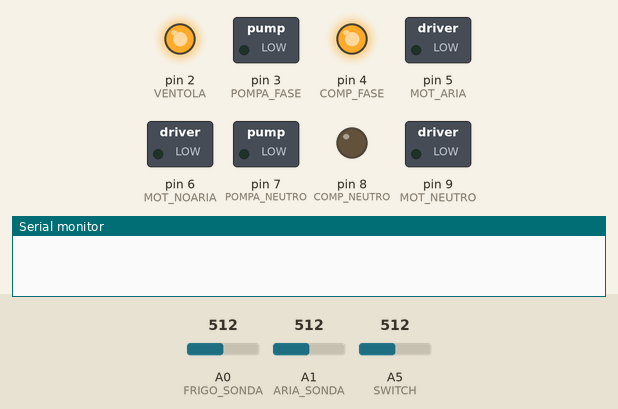
This sketch was run on a simulated Arduino Mega 2560, built with avr-gcc and run on an emulated ATmega2560. Parts: switched loads named in the sketch (green lamp = pin HIGH), output pins drawn as LEDs (lit = HIGH), the last lines printed to the serial monitor. Inputs (shaded band) come from the test bench; at power-on: A0 (FRIGO_SONDA) = 512, A1 (ARIA_SONDA) = 512, A5 (SWITCH) = 512.

Above: at 0.3 s.
At 10.1 s:
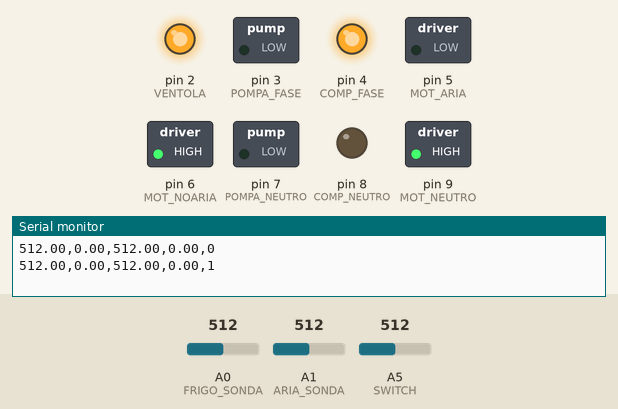
Timing chart, 0 to 11.6 s (numbered marks = the images above):
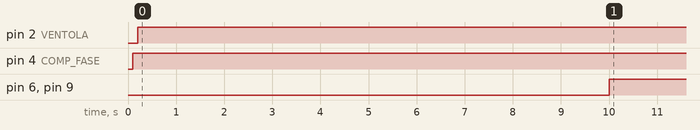

The sketch:

betty_v9.ino
```cpp
#include <Ewma.h>
#include <Controllino.h>

Ewma frigoRA(0.01);
Ewma ariaRA(0.01);

#define MOT_NEUTRO CONTROLLINO_D7
#define MOT_ARIA CONTROLLINO_D3
#define MOT_NOARIA CONTROLLINO_D4

#define COMP_FASE CONTROLLINO_D2
#define COMP_NEUTRO CONTROLLINO_D6

#define POMPA_FASE CONTROLLINO_D1
#define POMPA_NEUTRO CONTROLLINO_D5

#define VENTOLA CONTROLLINO_D0

#define SWITCH CONTROLLINO_A5
#define FRIGO_SONDA A0
#define ARIA_SONDA A1

#define MAX_TEMP 500


int S = 0;            //STATO MACCHINA
bool P = true;        //PRIMO INGRESSO
bool E = false;       //CONDIZIONE USCITA
unsigned long T = 0;  //TIMER UNIVERSALE
uint8_t C = 0;        //CONTATORE CICLI

void setup() {

  pinMode(MOT_NEUTRO, OUTPUT);
  pinMode(MOT_ARIA, OUTPUT);
  pinMode(MOT_NOARIA, OUTPUT);
  pinMode(COMP_FASE, OUTPUT);
  pinMode(COMP_NEUTRO, OUTPUT);
  pinMode(POMPA_FASE, OUTPUT);
  pinMode(POMPA_NEUTRO, OUTPUT);
  pinMode(VENTOLA, OUTPUT);

  pinMode(SWITCH, INPUT);

  Serial.begin(9600);
}

bool sFRIGO = false;
bool sPOMPA = false;
bool sMOTARIA = false;
bool sMOTNOARIA = false;
bool sVENTOLA = false;

bool osFRIGO = false;
bool osPOMPA = false;
bool osMOTARIA = false;
bool osMOTNOARIA = false;
bool osVENTOLA = false;

unsigned long tTemp1 = 0;  //cicli 10 ms
unsigned long tTemp3 = 0;  //cicli 60 s

float ariaTemp = 0.0;
float frigoTemp = 0.0;
float oldFrigo = 0.0;
float oldAria = 0.0;
float DT_FRIGO = 0.0;
float DT_ARIA = 0.0;
float Dtemp = 0.0;
float oldDtemp = 0.0;
float DDT = 0.0;

unsigned long tAct = 0;
unsigned long dStampa = 0;

unsigned long dpon = 0;
unsigned long dpoff = 0;

bool switchF = 0;
unsigned long counterS = 0;

void loop() {

  readSwitch();

  readTemp();

  pompa();

  debug();

  act();


  if (S == 0) {  // NO ARIA

    if (P) {
      sFRIGO = true;
      sMOTNOARIA = false;
      sMOTARIA = false;
      sVENTOLA = true;
      P = false;
    }

    // condizione uscita
    if (switchF) {

      if ((millis() - T) > 60000 * 2) {
        if (DT_FRIGO <= 8) {
          E = true;
        }
      }

    } else {

      if ((millis() - T) > 10000) {
        E = true;
      }
    }

    if (E) {
      S++;
      P = true;
      E = false;
      T = millis();
    }
  }

  else if (S == 1) {  // ARIA
    if (P) {
      sFRIGO = true;
      sMOTNOARIA = false;
      sMOTARIA = true;
      sVENTOLA = true;
      P = false;
    }

    // condizione uscita
    if (switchF) {

      if ((millis() - T) > 60000 * 5) {
        if ((DT_ARIA <= 0.8) || (ariaTemp >= MAX_TEMP)) {
          E = true;
        }
      }

    } else {

      if ((millis() - T) > 60000 * 4) {
        E = true;
      }
    }

    if (E) {
      if (ariaTemp < MAX_TEMP) {
        S = 0;
        C++;
      } else {
        S = 4;
      }
      P = true;
      E = false;
      T = millis();
    }
  }


  while (S == 4) {  // CHIUSURA

    if ((millis() - T) < (60000 * 5)) {

      // MOTORE
      digitalWrite(MOT_NEUTRO, HIGH);
      delay(100);
      digitalWrite(MOT_NOARIA, LOW);
      digitalWrite(MOT_ARIA, HIGH);

      // COMPRESSORE
      digitalWrite(COMP_FASE, LOW);
      delay(100);
      digitalWrite(COMP_NEUTRO, HIGH);  //STACCA NEUTRO COMP.

      delay(100);

      // POMPA
      digitalWrite(POMPA_FASE, LOW);
      delay(100);
      digitalWrite(POMPA_NEUTRO, HIGH);  //STACCA NEUTRO POMPA

      //VENTOLA
      digitalWrite(VENTOLA, LOW);

    } else {
      // MOTORE
      digitalWrite(MOT_NEUTRO, LOW);
      delay(100);
      digitalWrite(MOT_NOARIA, LOW);
      digitalWrite(MOT_ARIA, LOW);

      // COMPRESSORE
      digitalWrite(COMP_FASE, LOW);
      delay(100);
      digitalWrite(COMP_NEUTRO, HIGH);  //STACCA NEUTRO COMP.

      delay(100);

      // POMPA
      digitalWrite(POMPA_FASE, LOW);
      delay(100);
      digitalWrite(POMPA_NEUTRO, HIGH);  //STACCA NEUTRO POMPA

      //VENTOLA
      digitalWrite(VENTOLA, LOW);
    }
  }
}


void act() {
  if ((millis() - tAct) > 100) {
    tAct = millis();

    if (sFRIGO != osFRIGO) {
      digitalWrite(COMP_FASE, sFRIGO);
      osFRIGO = sFRIGO;
    } else if (sPOMPA != osPOMPA) {
      digitalWrite(POMPA_FASE, sPOMPA);
      osPOMPA = sPOMPA;
    } else if (sMOTARIA != osMOTARIA) {
      digitalWrite(MOT_NEUTRO, sMOTARIA);
      digitalWrite(MOT_ARIA, LOW);
      digitalWrite(MOT_NOARIA, HIGH);
      osMOTARIA = sMOTARIA;
    } else if (sMOTNOARIA != osMOTNOARIA) {
      digitalWrite(MOT_NEUTRO, sMOTNOARIA);
      digitalWrite(MOT_ARIA, HIGH);
      digitalWrite(MOT_NOARIA, LOW);
      osMOTNOARIA = osMOTNOARIA;
    } else if (sVENTOLA != osVENTOLA) {
      digitalWrite(VENTOLA, sVENTOLA);
      osVENTOLA = sVENTOLA;
    }
  }
}

void pompa() {
  if (sPOMPA) {
    if ((millis() - dpon) > 60000 * 1) {
      dpoff = millis();
      sPOMPA = false;
    }
  } else {
    if ((millis() - dpoff) > 60000 * 5) {
      dpon = millis();
      sPOMPA = true;
    }
  }
}

void readTemp() {

  if ((millis() - tTemp1) > 100) {

    frigoTemp = frigoRA.filter(analogRead(FRIGO_SONDA));
    ariaTemp = ariaRA.filter(analogRead(ARIA_SONDA));

    tTemp1 = millis();
  }

  if ((millis() - tTemp3) > 60000) {

    DT_FRIGO = frigoTemp - oldFrigo;
    DT_ARIA = ariaTemp - oldAria;
    Dtemp = frigoTemp - ariaTemp;
    DDT = Dtemp - oldDtemp;

    oldFrigo = frigoTemp;
    oldAria = ariaTemp;
    oldDtemp = Dtemp;

    tTemp3 = millis();
  }
}

void debug() {
  if ((millis() - dStampa) > 5000) {
    dStampa = millis();
    Serial.print(frigoTemp);
    Serial.print(",");
    Serial.print(DT_FRIGO);
    Serial.print(",");
    Serial.print(ariaTemp);
    Serial.print(",");
    Serial.print(DT_ARIA);
    Serial.print(",");
    Serial.println(S);
  }
}

void readSwitch() {
  if (switchF) {
    if (analogRead(SWITCH) > 512) {
      counterS++;
    } else {
      counterS = 0;
    }

    if (counterS > 2000) {
      switchF = false;
      counterS = 0;
    }
  } else {
    if (analogRead(SWITCH) < 512) {
      counterS++;
    } else {
      counterS = 0;
    }

    if (counterS > 2000) {
      switchF = true;
      counterS = 0;
    }
  }
}
```

Measured:
- by itself, pin 2 (VENTOLA): LOW → HIGH at 0.20 s
- by itself, pin 4 (COMP_FASE): LOW → HIGH at 0.10 s
- by itself, pin 6 (MOT_NOARIA), pin 9 (MOT_NEUTRO): LOW → HIGH at 10.0 s
